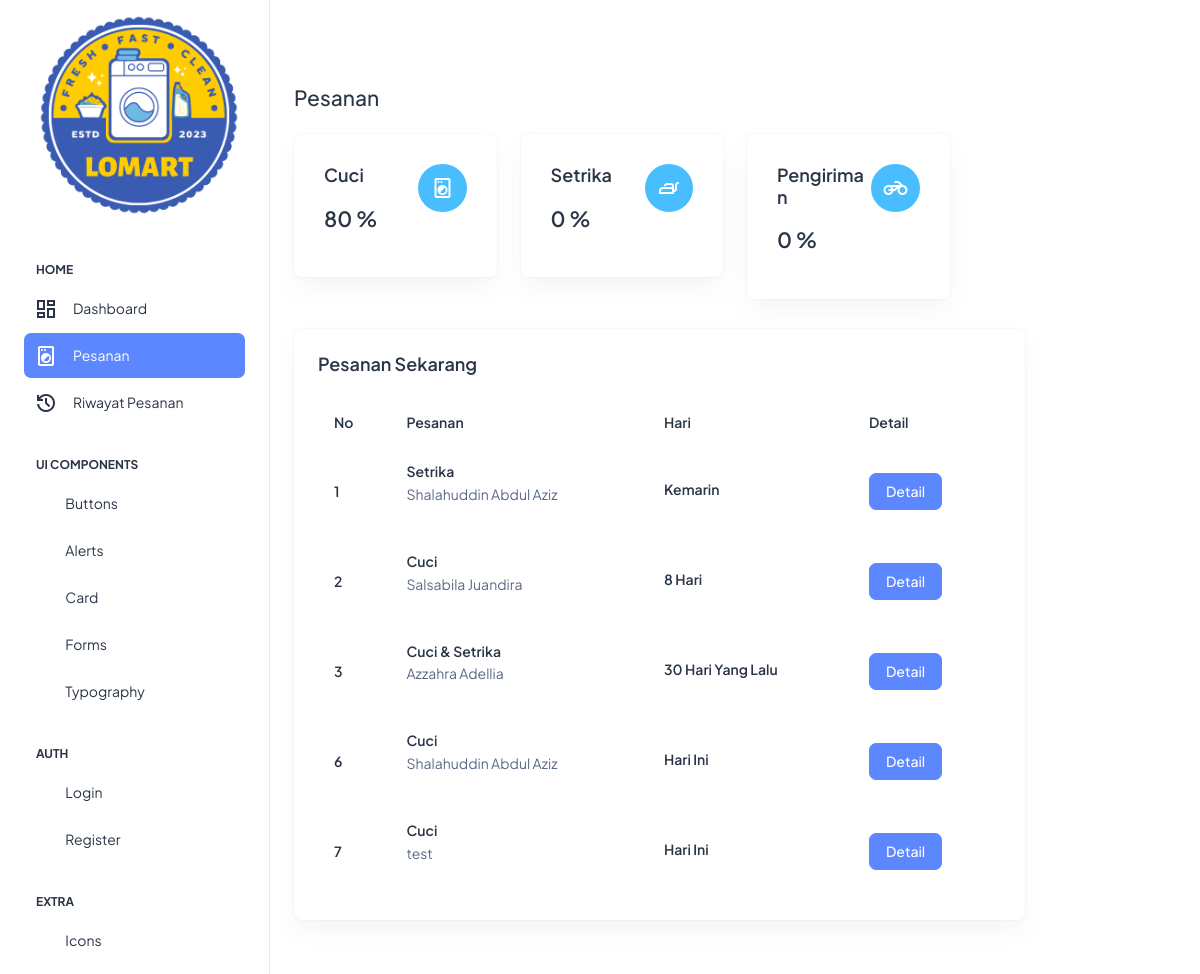
/pesanan-kasir.php, run on the app's committed database.
### tables this page shows
CREATE TABLE `pesanan` (
  `id_pesanan` int(11) NOT NULL,
  `nama_customer` varchar(255) NOT NULL,
  `pesanan` varchar(255) NOT NULL,
  `alamat` varchar(255) NOT NULL,
  `hari` varchar(255) NOT NULL,
  `jumlah` int(100) NOT NULL,
  `prog_cuci` int(3) NOT NULL,
  `prog_setrika` int(3) NOT NULL,
  `prog_kirim` int(3) NOT NULL,
  `kode_mc` varchar(10) NOT NULL
);

### pesanan-kasir.php (the view, shortened to what this page needs)
<!DOCTYPE html>
<html lang="en">
<head>
  <link rel="stylesheet" href="assets/css/styles.min.css" />
</head>
<body>
  <div class="page-wrapper" id="main-wrapper" data-layout="vertical" data-navbarbg="skin6" data-sidebartype="full"
    data-sidebar-position="fixed" data-header-position="fixed">
    <?php
    include 'left-sidebar-kasir.php'
      ?>
    <div class="body-wrapper">
      <header class="app-header">
        <nav class="navbar navbar-expand-lg navbar-light">
          <div class="navbar-collapse justify-content-end px-0" id="navbarNav">
            <ul class="navbar-nav flex-row ms-auto align-items-center justify-content-end">
              <li class="nav-item dropdown">
                <a class="nav-link nav-icon-hover" href="javascript:void(0)" id="drop2" data-bs-toggle="dropdown"
                  aria-expanded="false">
                  <i class="ti ti-bell-ringing"></i>
                </a>
              </li>
            </ul>
          </div>
        </nav>
      </header>
      <div class="container-fluid">
        <div class="row">
          <h4 class="fw-bold mb-4">Pesanan</h4>
          <?php
          include "conn.php";
          $query_mysql = mysqli_query($mysqli, "SELECT * FROM pesanan WHERE id_pesanan=1");
          while ($data = mysqli_fetch_array($query_mysql)) { ?>
            <div class="col-sm-4 col-lg-3">
              <a href="">
                <div class="card">
                  <div class="card-body">
                    <div class="row alig n-items-start">
                      <div class="col-8">
                        <h5 class="card-title mb-9 fw-semibold">Cuci</h5>
                        <h4 class="fw-semibold mb-3">
                          <?php
                          echo $data['prog_cuci'];
                          ?> %
                        </h4>
                      </div>
                      <div class="col-4">
                        <div class="d-flex justify-content-end">
                          <div
                            class="text-white bg-secondary rounded-circle p-6 d-flex align-items-center justify-content-center">
                            <span class="material-symbols-outlined">
                            </span>
                          </div>
                        </div>
                      </div>
                    </div>
                  </div>
                </div>
              </a>
            </div>
            <div class="col-sm-4 col-lg-3">
              <a href="">
                <div class="card">
                  <div class="card-body">
                    <div class="row alig n-items-start">
                      <div class="col-8">
                        <h5 class="card-title mb-9 fw-semibold">Setrika</h5>
                        <h4 class="fw-semibold mb-3">
                          <?php
                          echo $data['prog_setrika'];
                          ?> %
                        </h4>
                      </div>
                      <div class="col-4">
                        <div class="d-flex justify-content-end">
                          <div
                            class="text-white bg-secondary rounded-circle p-6 d-flex align-items-center justify-content-center">
                            <span class="material-symbols-outlined"> iron </span>
                          </div>
                        </div>
                      </div>
                    </div>
                  </div>
                </div>
              </a>
            </div>
            <div class="col-sm-4 col-lg-3">
              <a href="">
                <div class="card">
                  <div class="card-body">
                    <div class="row alig n-items-start">
                      <div class="col-8">
                        <h5 class="card-title mb-9 fw-semibold">
                          Pengiriman
                        </h5>
                        <h4 class="fw-semibold mb-3">
                          <?php
                          echo $data['prog_kirim'];
                          ?> %
                        </h4>
                      </div>
                      <div class="col-4">
                        <div class="d-flex justify-content-end">
                          <div
                            class="text-white bg-secondary rounded-circle p-6 d-flex align-items-center justify-content-center">
                            <span class="material-symbols-outlined">
                            </span>
                          </div>
                        </div>
                      </div>
                    </div>
                  </div>
                </div>
              </a>
            </div>
          </div>
          <?php
          }
          ?>
        <?php
        include "conn.php";
        $query_mysql = mysqli_query($mysqli, "SELECT * FROM pesanan");
        ?>
        <div class="row">
          <div class="col-lg-10 d-flex align-items-stretch">
            <div class="card w-100">
              <div class="card-body p-4">
                <h5 class="card-title fw-semibold mb-4">Pesanan Sekarang</h5>
                <div class="table-responsive">
                  <table class="table text-nowrap mb-0 align-middle">
                    <thead class="text-dark fs-4">
                      <tr>
                        <th class="border-bottom-0">
                          <h6 class="fw-semibold mb-0">No</h6>
                        </th>
                        <th class="border-bottom-0">
                          <h6 class="fw-semibold mb-0">Pesanan</h6>
                        </th>
                        <th class="border-bottom-0">
                          <h6 class="fw-semibold mb-0">Hari</h6>
                        </th>
                        <th class="border-bottom-0">
                          <h6 class="fw-semibold mb-0">Detail</h6>
                        </th>
                      </tr>
                    </thead>
                    <?php
                    while ($data = mysqli_fetch_array($query_mysql)) {
                      ?>
                      <tbody>
                        <tr>
                          <td class="border-bottom-0">
                            <h6 class="fw-semibold mb-0">
                              <?php echo $data['id_pesanan']; ?>
                            </h6>
                          </td>
                          <td class="border-bottom-0">
                            <h6 class="fw-semibold mb-1">
                              <?php echo $data['pesanan']; ?>
                            </h6>
                            <p class="h8">
                              <?php echo $data['nama_customer']; ?>
                            </p>
                          </td>
                          <td class="border-bottom-0">
                            <h6 class="fw-semibold mb-1">
                              <?php echo $data['hari']; ?>
                            </h6>
                          </td>
                          <td class="border-bottom-0">
                            <div class="d-flex align-items-center gap-2">
                              <form action="status-popup.php" method="POST">
                                <input type="submit" class="btn btn-primary" value="Detail"></input>
                              </form>
                            </div>
                          </td>
                        </tr>
                      <?php } ?>
                    </tbody>
                  </table>
                </div>
              </div>
            </div>
          </div>
        </div>
      </div>
    </div>
  </div>
</body>
</html>

### data on the page
pesanan: prog_cuci "80", prog_setrika "0", prog_kirim "0", id_pesanan "1", pesanan "Setrika", nama_customer "Shalahuddin Abdul Aziz", hari "Kemarin"
pesanan: id_pesanan "2", pesanan "Cuci", nama_customer "Salsabila Juandira", hari "8 Hari"
pesanan: id_pesanan "3", pesanan "Cuci & Setrika", nama_customer "Azzahra Adellia", hari "30 Hari Yang Lalu"
pesanan: id_pesanan "6", pesanan "Cuci", nama_customer "Shalahuddin Abdul Aziz", hari "Hari Ini"
pesanan: id_pesanan "7", pesanan "Cuci", nama_customer "test", hari "Hari Ini"
